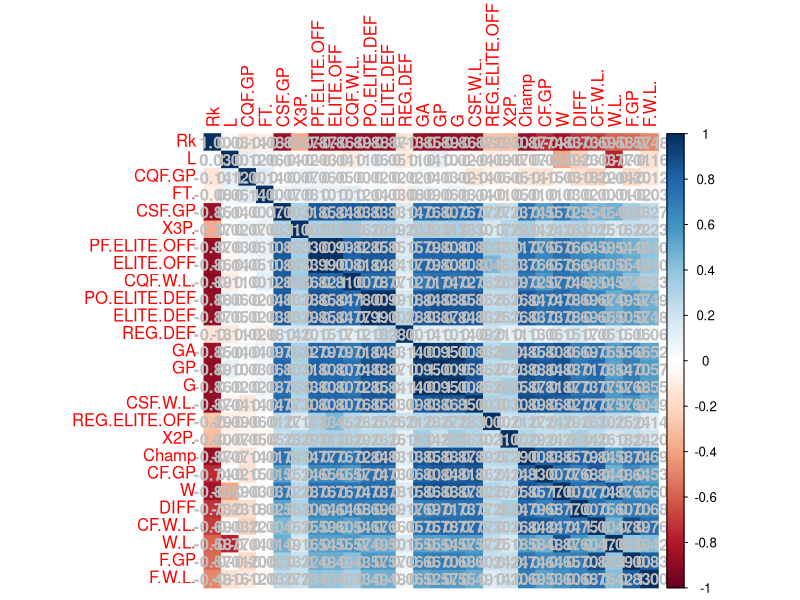
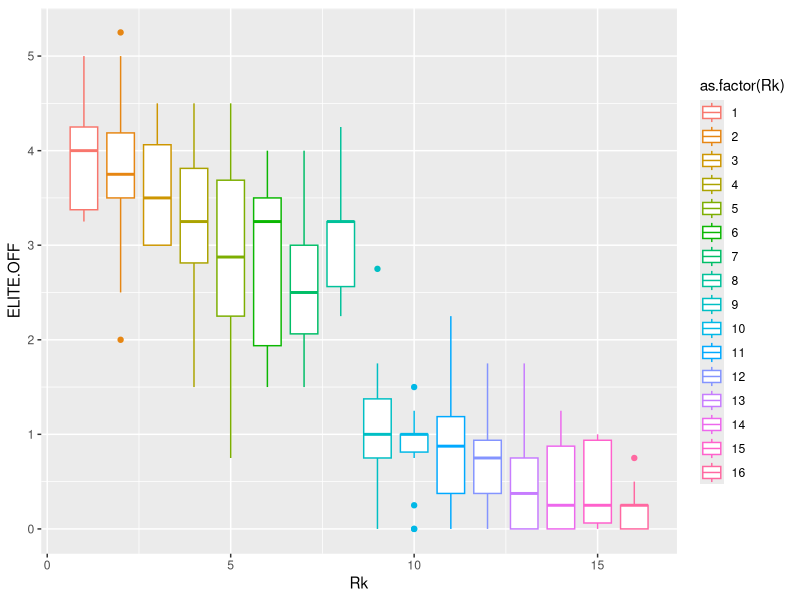
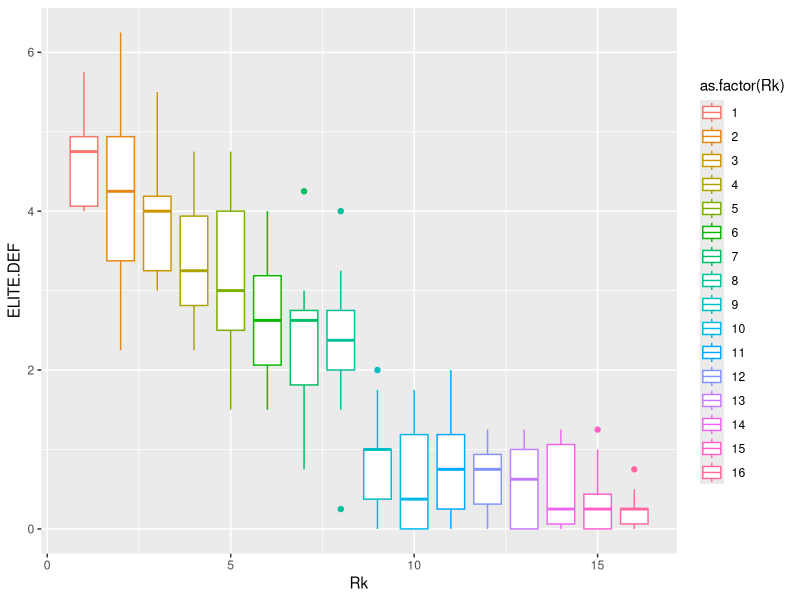
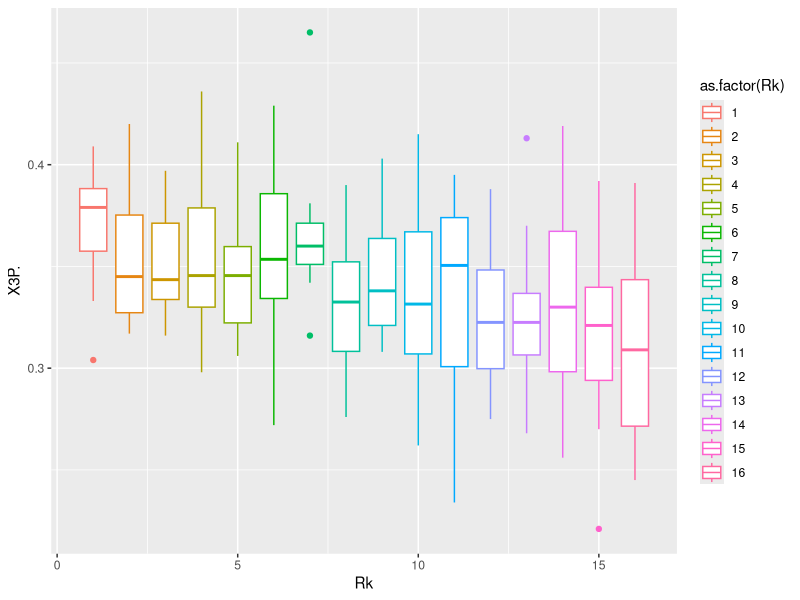
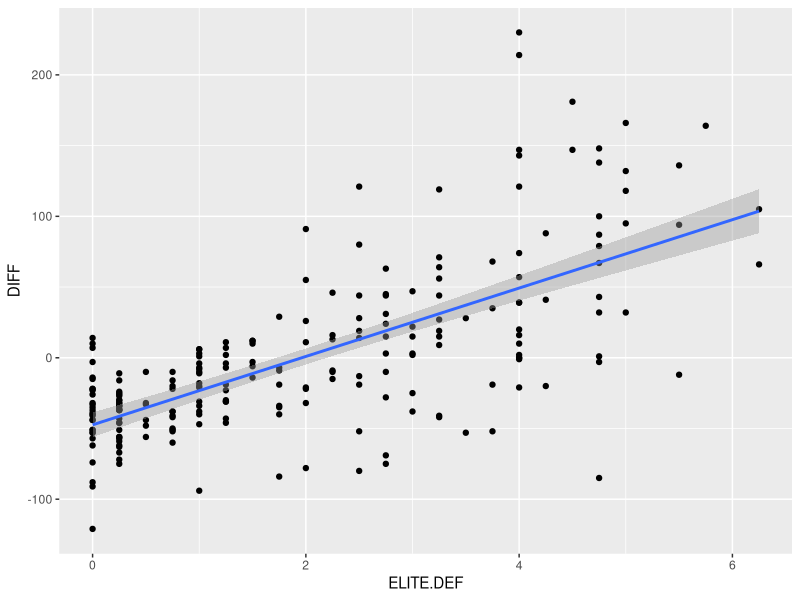
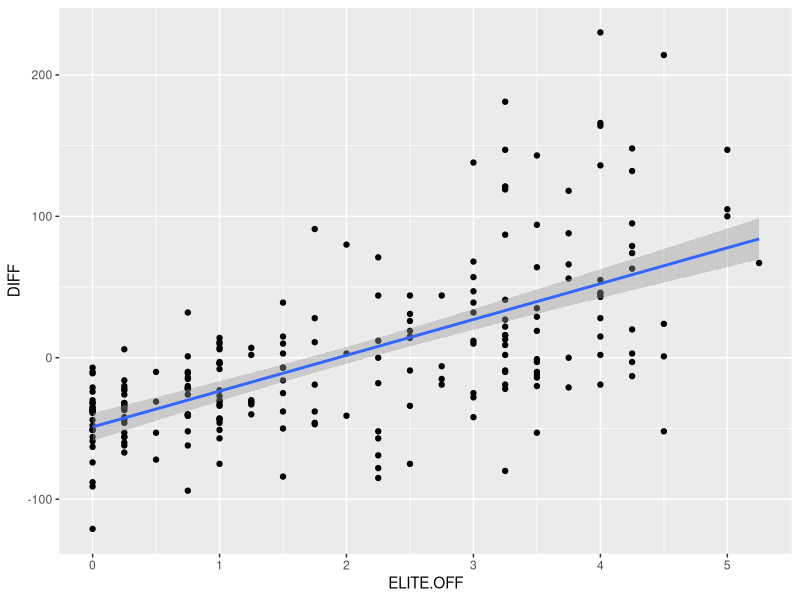

R code for these plots, in order:
## ---- chunk 1
knitr::opts_chunk$set(echo = TRUE)
## ---- chunk 2
library(tidyverse)
library(readxl)
library(dplyr)
library(fs)
library(MASS)
## ---- chunk 3
nbaAllDf = read.csv("allYears.csv",header=TRUE)

# drop team names
drops <- c("Team")
nbaAllDf <- nbaAllDf[ , !(names(nbaAllDf) %in% drops)]
names(nbaAllDf)[names(nbaAllDf) == 'ELIETE.DEF.SCORE'] <- 'ELITE.DEF'
names(nbaAllDf)[names(nbaAllDf) == 'ELIETE.OFF.SCORE'] <- 'ELITE.OFF'


# summery
head(nbaAllDf)
names(nbaAllDf)
## ---- chunk 4
trainDf =read.csv("train.csv",header=TRUE)

# drop team names
drops <- c("Team")
trainDf <- trainDf[ , !(names(trainDf) %in% drops)]
names(trainDf)[names(trainDf) == 'ELIETE.DEF.SCORE'] <- 'ELITE.DEF'
names(trainDf)[names(trainDf) == 'ELIETE.OFF.SCORE'] <- 'ELITE.OFF'

attach(trainDf)
summary(trainDf)
## ---- chunk 5
knitr::opts_chunk$set(echo = TRUE)
mat=cor(nbaAllDf)
require(corrplot)

## ---- chunk 6
png(height=1200, width=1500, pointsize=15, file="NBAoverlap.png")
corrplot(mat, method = "color", addCoef.col="grey", order = "AOE")
## ---- chunk 7
    

model=polr(ordered(Champ) ~ ELITE.DEF + ELITE.OFF + X3P.   , data = trainDf,   Hess = TRUE)

#summary(model)
drop1(model, test="Chisq")


stepAIC(model,direction = "backward" )

## ---- chunk 8
ggplot(nbaAllDf,aes(x=Rk,y=ELITE.OFF,colour=as.factor(Rk)))+geom_boxplot()
## ---- chunk 9
ggplot(nbaAllDf,aes(x=Rk,y=ELITE.DEF,colour=as.factor(Rk)))+geom_boxplot()
## ---- chunk 10
ggplot(nbaAllDf,aes(x=Rk,y=X3P.,colour=as.factor(Rk)))+geom_boxplot()
## ---- chunk 11
ggplot(nbaAllDf,aes(x=ELITE.DEF,y=DIFF))+geom_point()+geom_smooth(method="lm")
ggplot(nbaAllDf,aes(x=ELITE.OFF,y=DIFF))+geom_point()+geom_smooth(method="lm")
detach(trainDf)
